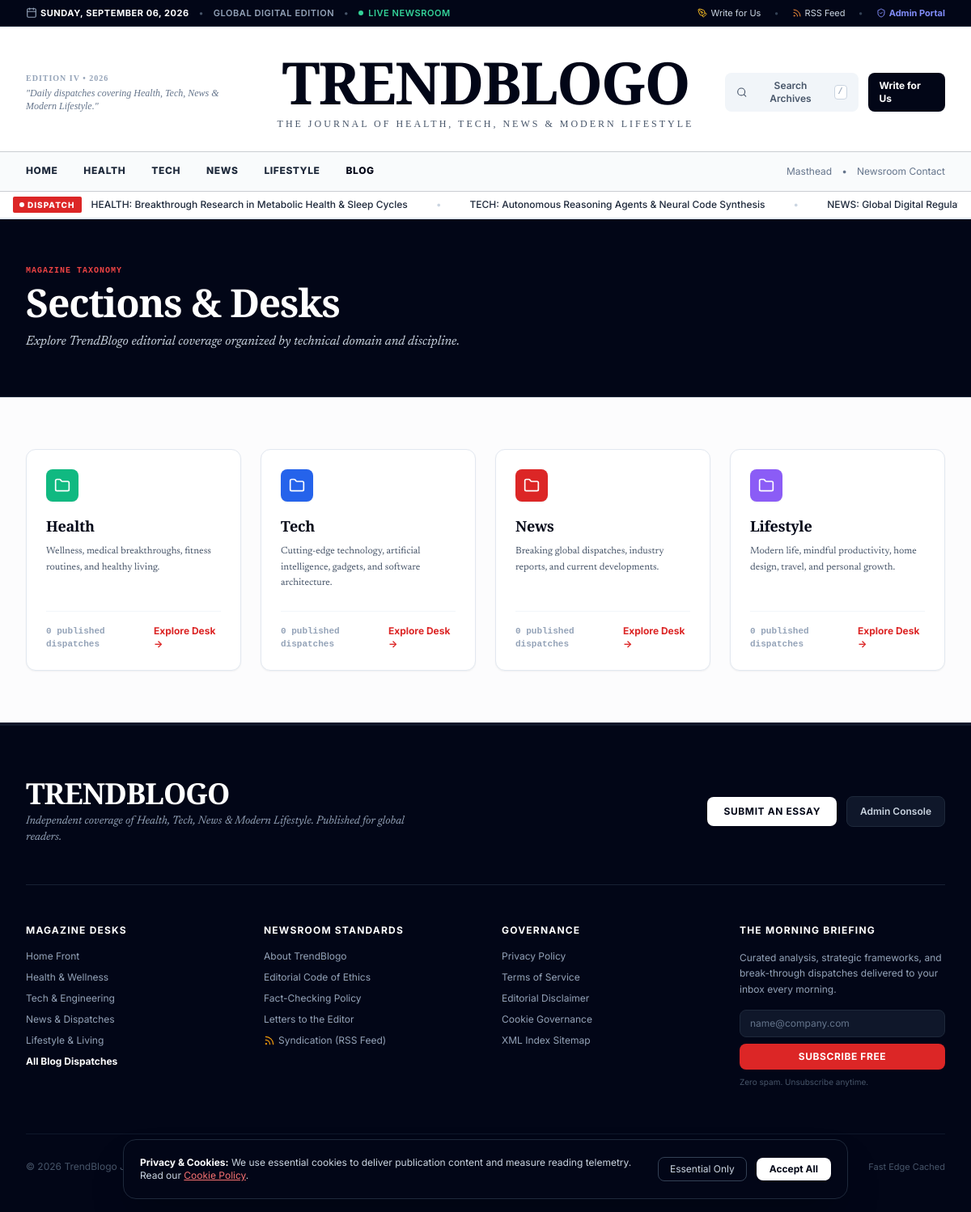
The page /categories on the database its author committed.
### app/models/article.py (models this page shows)
class Category(Base):
    __tablename__ = "categories"
    id = Column(Integer, primary_key=True, index=True)
    name = Column(String(100), unique=True, nullable=False)
    slug = Column(String(100), unique=True, index=True, nullable=False)
    description = Column(Text, nullable=True)
    color = Column(String(30), default="#4F46E5")
    icon = Column(String(50), default="folder")
    created_at = Column(DateTime, default=datetime.utcnow)
    articles = relationship("Article", back_populates="category")

### app/routes/public.py (the view)
@router.get("/categories", response_class=HTMLResponse)
def categories_list(request: Request, db: Session = Depends(get_db)):
    ctx = get_common_context(db, request)
    categories = db.query(Category).all()
    cat_counts = []
    for c in categories:
        count = db.query(Article).filter(Article.category_id == c.id, Article.status == "published").count()
        cat_counts.append({"category": c, "count": count})
    ctx.update({
        "categories_with_counts": cat_counts,
        "title": "All Topic Categories | TrendBlogo",
        "meta_desc": "Browse articles by topic across AI & Automation, Content Strategy & SEO, Productivity, and Digital Marketing."
    })
    return templates.TemplateResponse(request=request, name="blog/categories.html", context=ctx)

### app/templates/blog/categories.html
{% extends "base.html" %}
{% block content %}
<div class="bg-slate-950 py-14 text-white border-b border-slate-800">
  <div class="max-w-7xl mx-auto px-4 sm:px-6 lg:px-8">
    <div class="max-w-2xl">
      <div class="text-[10px] font-mono uppercase tracking-widest text-red-500 font-bold mb-2">Magazine Taxonomy</div>
      <h1 class="font-headline text-4xl sm:text-5xl font-black tracking-tight mb-3">Sections &amp; Desks</h1>
      <p class="font-editorial text-base text-slate-300 italic">Explore TrendBlogo editorial coverage organized by technical domain and discipline.</p>
    </div>
  </div>
</div>
<div class="max-w-7xl mx-auto px-4 sm:px-6 lg:px-8 py-16">
  <div class="grid grid-cols-1 md:grid-cols-2 lg:grid-cols-4 gap-6">
    {% for item in categories_with_counts %}
    <a href="/category/{{ item.category.slug }}" class="p-6 bg-white rounded-xl border border-slate-200 shadow-sm hover:border-slate-400 transition flex flex-col justify-between group">
      <div>
        <div class="w-10 h-10 rounded-lg flex items-center justify-center text-white mb-4 shadow-sm" style="background-color: {{ item.category.color or '#0F172A' }};">
          <i data-lucide="folder" class="w-5 h-5"></i>
        </div>
        <h3 class="font-headline text-lg font-bold text-slate-950 group-hover:text-red-600 transition mb-2">{{ item.category.name }}</h3>
        <p class="font-editorial text-xs text-slate-600 leading-relaxed">{{ item.category.description }}</p>
      </div>
      <div class="mt-6 pt-4 border-t border-slate-100 flex items-center justify-between text-xs font-bold">
        <span class="text-slate-400 font-mono text-[11px]">{{ item.count }} published dispatch{% if item.count != 1 %}es{% endif %}</span>
        <span class="text-red-600 group-hover:underline">Explore Desk &rarr;</span>
      </div>
    </a>
    {% endfor %}
  </div>
</div>
{% endblock %}

### app/static/css/custom.css (style rules this page uses)
:root { --font-headline: 'Playfair Display', Georgia, Cambria, serif; --font-editorial: 'Newsreader', Georgia, serif; --font-heading: 'Plus Jakarta Sans', -apple-system, BlinkMacSystemFont, sans-serif; --font-body: 'Inter', -apple-system, BlinkMacSystemFont, sans-serif; --font-mono: 'JetBrains Mono', monospace; }
.font-editorial { font-family: var(--font-editorial); }
.font-headline { font-family: var(--font-headline); letter-spacing: -0.015em; }

### rows shown on the page
Category: category.name "Health", category.description "Wellness, medical breakthroughs, fitness routines, and healthy living."
Category: category.name "Tech", category.description "Cutting-edge technology, artificial intelligence, gadgets, and software architecture."
Category: category.name "News", category.description "Breaking global dispatches, industry reports, and current developments."
Category: category.name "Lifestyle", category.description "Modern life, mindful productivity, home design, travel, and personal growth."

### other values the page prints
{{ current_date_str or "Sunday, September 6, 2026" }} "SUNDAY, SEPTEMBER 06, 2026"
{{ item.count }} "0" "0" "0" "0"
{{ current_year }} "2026"
